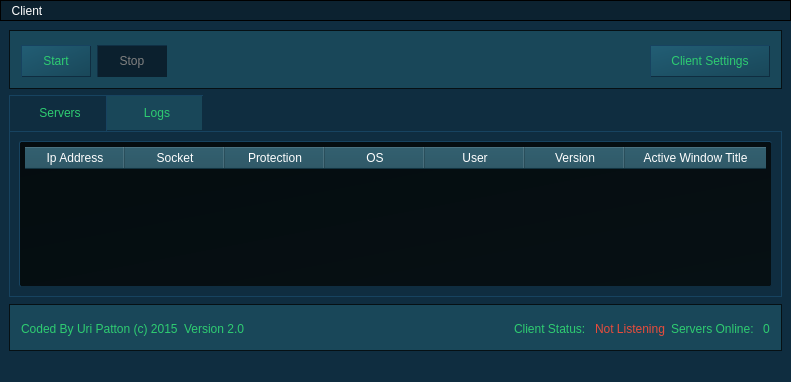
<?xml version="1.0" encoding="UTF-8"?>
<ui version="4.0">
 <class>MainWindow</class>
 <widget class="QMainWindow" name="MainWindow">
  <property name="geometry">
   <rect>
    <x>0</x>
    <y>0</y>
    <width>791</width>
    <height>382</height>
   </rect>
  </property>
  <property name="windowTitle">
   <string>Mirakuru Client</string>
  </property>
  <property name="styleSheet">
   <string notr="true">background-color: #0F2D40;
color: #2ecc71;
font: 10pt &quot;MS Shell Dlg 2&quot;;</string>
  </property>
  <widget class="QWidget" name="centralwidget">
   <property name="styleSheet">
    <string notr="true">QWidget#centralwidget {
background: url(:/icons/assets/bg.png) no-repeat center center fixed;
background-color: #0F2D40;
color: #2ecc71;
border-radius: 3px;
font: 10pt &quot;MS Shell Dlg 2&quot;;
}</string>
   </property>
   <layout class="QGridLayout" name="gridLayout_5">
    <item row="0" column="0">
     <widget class="QGroupBox" name="clientButtonsGroup">
      <property name="styleSheet">
       <string notr="true">border: 1px solid #061014;
background-color: #194759;</string>
      </property>
      <property name="title">
       <string/>
      </property>
      <property name="checkable">
       <bool>false</bool>
      </property>
      <layout class="QGridLayout" name="gridLayout">
       <item row="0" column="0">
        <layout class="QHBoxLayout" name="horizontalLayout">
         <item>
          <widget class="QPushButton" name="startListenButton">
           <property name="minimumSize">
            <size>
             <width>70</width>
             <height>32</height>
            </size>
           </property>
           <property name="maximumSize">
            <size>
             <width>70</width>
             <height>32</height>
            </size>
           </property>
           <property name="styleSheet">
            <string notr="true">QPushButton#startListenButton {
            background: #194759;
            border: 1px outset;
            border-color: #0F2D40;
            text-decoration: none;
            background-color: qlineargradient(spread:pad, x1:1, y1:1, x2:0, y2:0, stop:0 #194759, stop:1 #225E75);
            }

QPushButton#startListenButton:checked {
            background: #0B202E;
            color: grey;
            border: 1px outset;
            border-color: #0B202E;
            }</string>
           </property>
           <property name="text">
            <string>Start</string>
           </property>
           <property name="icon">
            <iconset resource="res.qrc">
             <normaloff>:/icons/assets/start.png</normaloff>:/icons/assets/start.png</iconset>
           </property>
           <property name="iconSize">
            <size>
             <width>22</width>
             <height>22</height>
            </size>
           </property>
           <property name="checkable">
            <bool>true</bool>
           </property>
          </widget>
         </item>
         <item>
          <widget class="QPushButton" name="stopListenButton">
           <property name="minimumSize">
            <size>
             <width>70</width>
             <height>32</height>
            </size>
           </property>
           <property name="maximumSize">
            <size>
             <width>70</width>
             <height>32</height>
            </size>
           </property>
           <property name="styleSheet">
            <string notr="true">QPushButton#stopListenButton {
            background: #194759;
            border: 1px outset;
            border-color: #0F2D40;
            text-decoration: none;
            background-color: qlineargradient(spread:pad, x1:1, y1:1, x2:0, y2:0, stop:0 #194759, stop:1 #225E75);
            }

QPushButton#stopListenButton:checked {
            background: #0B202E;
            color: grey;
            border: 1px outset;
            border-color: #0B202E;
            }</string>
           </property>
           <property name="text">
            <string>Stop</string>
           </property>
           <property name="icon">
            <iconset resource="res.qrc">
             <normaloff>:/icons/assets/stop.png</normaloff>:/icons/assets/stop.png</iconset>
           </property>
           <property name="iconSize">
            <size>
             <width>20</width>
             <height>20</height>
            </size>
           </property>
           <property name="checkable">
            <bool>true</bool>
           </property>
           <property name="checked">
            <bool>true</bool>
           </property>
          </widget>
         </item>
         <item>
          <spacer name="horizontalSpacer">
           <property name="orientation">
            <enum>Qt::Horizontal</enum>
           </property>
           <property name="sizeHint" stdset="0">
            <size>
             <width>40</width>
             <height>20</height>
            </size>
           </property>
          </spacer>
         </item>
         <item>
          <widget class="QPushButton" name="clientSettingsButton">
           <property name="minimumSize">
            <size>
             <width>120</width>
             <height>32</height>
            </size>
           </property>
           <property name="maximumSize">
            <size>
             <width>120</width>
             <height>32</height>
            </size>
           </property>
           <property name="styleSheet">
            <string notr="true">QPushButton#clientSettingsButton {
            background: #194759;
            border: 1px outset;
            border-color: #0F2D40;
            text-decoration: none;
            background-color: qlineargradient(spread:pad, x1:1, y1:1, x2:0, y2:0, stop:0 #194759, stop:1 #225E75);
            }

QPushButton#clientSettingsButton:pressed {
            background: #0B202E;
            color: grey;
            border: 1px outset;
            border-color: #0B202E;
            }</string>
           </property>
           <property name="text">
            <string>Client Settings</string>
           </property>
           <property name="icon">
            <iconset resource="res.qrc">
             <normaloff>:/icons/assets/settings.png</normaloff>:/icons/assets/settings.png</iconset>
           </property>
           <property name="iconSize">
            <size>
             <width>20</width>
             <height>20</height>
            </size>
           </property>
          </widget>
         </item>
        </layout>
       </item>
      </layout>
     </widget>
    </item>
    <item row="1" column="0">
     <widget class="QTabWidget" name="MainTabWidget">
      <property name="styleSheet">
       <string notr="true"> QTabBar::tab {
  background-color: #194759;
  padding: 10px;
  padding-left: 15px;
  width: 70%;
  border: 1px outset;
  border-color: #0F2D40;
 }

 QTabBar::tab:selected {
   background: #0F2D40;;
 }

 QTabBar::pane {
   background-color: #194759;
 }

QTabWidget::pane {
	color: rgb(246, 246, 244);
	margin: 0px,1px,1px,1px;
	border: 1px ridge;
    border-color: #0F2D40;
	background-color: #194759;
	background-position: center;
      }</string>
      </property>
      <property name="currentIndex">
       <number>0</number>
      </property>
      <widget class="QWidget" name="serversTab">
       <attribute name="icon">
        <iconset resource="res.qrc">
         <normaloff>:/icons/assets/server.png</normaloff>:/icons/assets/server.png</iconset>
       </attribute>
       <attribute name="title">
        <string>Servers</string>
       </attribute>
       <layout class="QGridLayout" name="gridLayout_2">
        <item row="0" column="0">
         <widget class="QTableWidget" name="serversTable">
          <property name="styleSheet">
           <string notr="true">QHeaderView::section {
	background-color: #194759;
    padding: 2px;
    color: white;
}

QTableWidget#serversTable {
	background-position: center;
    border: 1px outset;
    padding: 5px;
    outline: 0;
    border-color: #0F2D40;
    border-radius: 2px;
    background-color: qlineargradient(spread:pad, x1:1, y1:1, x2:0, y2:0, stop:0 #061014, stop:1 #050C0F);
}

QTableWidget#serversTable:item:selected {
background-color: #194759;
color: white;
}</string>
          </property>
          <property name="frameShadow">
           <enum>QFrame::Plain</enum>
          </property>
          <property name="editTriggers">
           <set>QAbstractItemView::NoEditTriggers</set>
          </property>
          <property name="dragDropOverwriteMode">
           <bool>false</bool>
          </property>
          <property name="selectionMode">
           <enum>QAbstractItemView::SingleSelection</enum>
          </property>
          <property name="selectionBehavior">
           <enum>QAbstractItemView::SelectRows</enum>
          </property>
          <property name="textElideMode">
           <enum>Qt::ElideMiddle</enum>
          </property>
          <property name="showGrid">
           <bool>false</bool>
          </property>
          <property name="sortingEnabled">
           <bool>true</bool>
          </property>
          <attribute name="horizontalHeaderCascadingSectionResizes">
           <bool>true</bool>
          </attribute>
          <attribute name="horizontalHeaderDefaultSectionSize">
           <number>100</number>
          </attribute>
          <attribute name="horizontalHeaderShowSortIndicator" stdset="0">
           <bool>false</bool>
          </attribute>
          <attribute name="horizontalHeaderStretchLastSection">
           <bool>true</bool>
          </attribute>
          <attribute name="verticalHeaderVisible">
           <bool>false</bool>
          </attribute>
          <column>
           <property name="text">
            <string>Ip Address</string>
           </property>
          </column>
          <column>
           <property name="text">
            <string>Socket</string>
           </property>
          </column>
          <column>
           <property name="text">
            <string>Protection</string>
           </property>
          </column>
          <column>
           <property name="text">
            <string>OS</string>
           </property>
          </column>
          <column>
           <property name="text">
            <string>User</string>
           </property>
          </column>
          <column>
           <property name="text">
            <string>Version</string>
           </property>
          </column>
          <column>
           <property name="text">
            <string>Active Window Title</string>
           </property>
          </column>
         </widget>
        </item>
       </layout>
      </widget>
      <widget class="QWidget" name="logsTab">
       <attribute name="icon">
        <iconset resource="res.qrc">
         <normaloff>:/icons/assets/log.png</normaloff>:/icons/assets/log.png</iconset>
       </attribute>
       <attribute name="title">
        <string>Logs</string>
       </attribute>
       <layout class="QGridLayout" name="gridLayout_3">
        <item row="0" column="0">
         <widget class="QTextEdit" name="textEdit">
          <property name="styleSheet">
           <string notr="true">background-color: qlineargradient(spread:pad, x1:1, y1:1, x2:0, y2:0, stop:0 #061014, stop:1 #050C0F);
background-position: center;
border: 1px ridge;
border-color: #0F2D40;
border-radius: 2px;</string>
          </property>
         </widget>
        </item>
       </layout>
      </widget>
     </widget>
    </item>
    <item row="2" column="0">
     <widget class="QGroupBox" name="statusGroup">
      <property name="styleSheet">
       <string notr="true">border: 1px solid #061014;
background-color: #194759;</string>
      </property>
      <property name="title">
       <string/>
      </property>
      <layout class="QGridLayout" name="gridLayout_4">
       <item row="0" column="0">
        <widget class="QLabel" name="creditLabel">
         <property name="styleSheet">
          <string notr="true">border: none;</string>
         </property>
         <property name="text">
          <string>Coded By Uri Patton (c) 2015</string>
         </property>
        </widget>
       </item>
       <item row="0" column="1">
        <widget class="QLabel" name="versionLabel">
         <property name="styleSheet">
          <string notr="true">border: none;</string>
         </property>
         <property name="text">
          <string>Version 2.0</string>
         </property>
        </widget>
       </item>
       <item row="0" column="2">
        <spacer name="horizontalSpacer_3">
         <property name="orientation">
          <enum>Qt::Horizontal</enum>
         </property>
         <property name="sizeHint" stdset="0">
          <size>
           <width>40</width>
           <height>20</height>
          </size>
         </property>
        </spacer>
       </item>
       <item row="0" column="3">
        <widget class="QLabel" name="clientStatusLabel">
         <property name="styleSheet">
          <string notr="true">border: none;</string>
         </property>
         <property name="text">
          <string>Client Status: </string>
         </property>
        </widget>
       </item>
       <item row="0" column="4">
        <widget class="QLabel" name="statusLabel">
         <property name="styleSheet">
          <string notr="true">border: none;
color: #e74c3c;</string>
         </property>
         <property name="text">
          <string>Not Listening</string>
         </property>
        </widget>
       </item>
       <item row="0" column="5">
        <widget class="QLabel" name="serversOnlineStatus">
         <property name="styleSheet">
          <string notr="true">border: none;</string>
         </property>
         <property name="text">
          <string>Servers Online: </string>
         </property>
        </widget>
       </item>
       <item row="0" column="6">
        <widget class="QLabel" name="onlineStatus">
         <property name="styleSheet">
          <string notr="true">border: none;</string>
         </property>
         <property name="text">
          <string>0</string>
         </property>
        </widget>
       </item>
      </layout>
     </widget>
    </item>
   </layout>
  </widget>
  <widget class="QMenuBar" name="menubar">
   <property name="geometry">
    <rect>
     <x>0</x>
     <y>0</y>
     <width>791</width>
     <height>24</height>
    </rect>
   </property>
   <property name="styleSheet">
    <string notr="true">QMenuBar {
            background-color: #0C2230;
            color: rgb(255,255,255);
            border: 1px solid #000;
        }

        QMenuBar::item {
            background-color: #0C2230;
            color: rgb(255,255,255);
        }

        QMenuBar::item::selected {
            background-color: #0F2D40;
        }

        QMenu {
            background-color: #0C2230;
            color: rgb(255,255,255);
            border: 1px solid #000;           
        }

        QMenu::item::selected {
            background-color: #0F2D40;
        }</string>
   </property>
   <widget class="QMenu" name="menuClient">
    <property name="title">
     <string>Client</string>
    </property>
    <addaction name="actionStartListen_for_connections"/>
    <addaction name="actionStopListen_for_connections"/>
    <addaction name="separator"/>
    <addaction name="actionClient_Configuration"/>
   </widget>
   <addaction name="menuClient"/>
  </widget>
  <widget class="QStatusBar" name="statusbar"/>
  <action name="actionStartListen_for_connections">
   <property name="text">
    <string>Start Listening</string>
   </property>
  </action>
  <action name="actionStopListen_for_connections">
   <property name="text">
    <string>Stop Listening</string>
   </property>
  </action>
  <action name="actionClient_Configuration">
   <property name="text">
    <string>Client Configuration</string>
   </property>
  </action>
 </widget>
 <resources>
  <include location="res.qrc"/>
 </resources>
 <connections/>
</ui>
